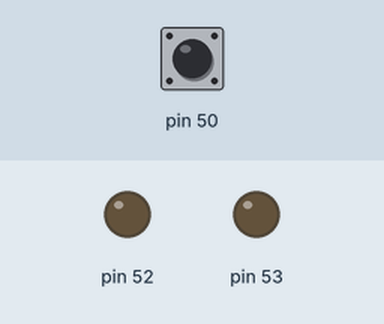
Recording of a sketch running on a simulated Arduino Mega 2560, built with avr-gcc and run on an emulated ATmega2560. Shown: output pins drawn as LEDs (lit = HIGH). Dashed ring = blinking. The inputs (shaded band) are chosen by the test bench; at power-on: pin 50 LOW.

Above: at 1.2 s.
1.3 s: pin 50 driven HIGH
At 1.55 s:
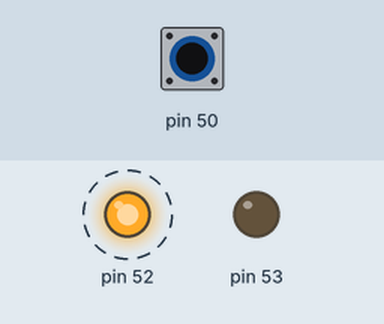
4.3 s: pin 50 pulsed LOW 2 times (0.12 s each, 0.3 s apart)
At 4.87 s:
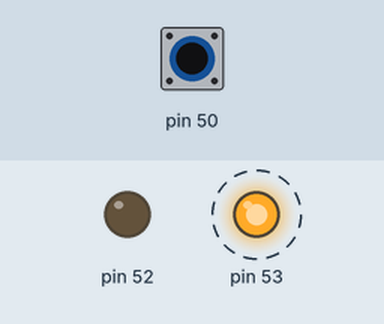
Timing chart, 0 to 7.6 s (numbered marks = the images above; inputs shaded):
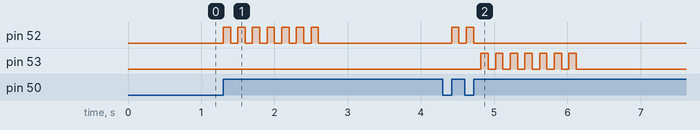

Measured:
- after the input at 1.3 s, pin 52: alternates HIGH for 0.10 s and LOW for 0.10 s, 14 changes in all, then stays LOW, starting at once
- after the input at 4.3 s, pin 52: alternates HIGH for 0.10 s and LOW for 0.10 s, 4 changes in all, then stays LOW, starting after 0.12 s; pin 53: alternates HIGH for 0.10 s and LOW for 0.10 s, 14 changes in all, then stays LOW, starting after 0.52 s

The sketch:

Doble_LED_ENCENDIDO.ino
```cpp
/*                                              REALIZADO POR: BRAYAN ROMERO

Codigo sencillo de manejo de dos LEDS. Primer pulsacion activa el led pin52 parpadeando. Otra pulsacion
activa el led pin 53 parpadeando otra pulsacion vuelve a prender el led pin52 y asi sucesivamente.
Para apagar se mantiene presionado el pulsador

*/

const int apagar=7; //Numero de ciclos de espera para que se apague
int espera=0;

bool primerPulso=false;
bool valor=false;
int estadoAnterior=0;
int salida=0;
void setup() {
  pinMode(50,INPUT);
  pinMode(52,OUTPUT);
  pinMode(53,OUTPUT);

}

void loop() {
  valor=digitalRead(50); //Da como estado HIGH O LOW

  if(primerPulso==false){ //Estado inicial ambos leds apagados
    digitalWrite(52,LOW);
    digitalWrite(53,LOW);
  }

  if(valor==true && estadoAnterior==true){  //Apagado de sistema
    espera++; //Si se mantiene empieza a contar
    if(espera==apagar){
    primerPulso=false;
    salida=0;
    espera=0;
    digitalWrite(52,LOW);
    digitalWrite(53,LOW);
    }
  }

  if(valor==true && estadoAnterior==false){ //Cambio de led a prender o primer encendido
    salida=1-salida;
    primerPulso=true;
  }

  estadoAnterior=valor;

  if(salida==1 && primerPulso==true){ //Led pin52
    digitalWrite(52,HIGH);
    delay(100);
    digitalWrite(52,LOW);
    delay(100);

  }
  else if(salida==0 && primerPulso==true){ //Led pin53
     digitalWrite(53,HIGH);
     delay(100);
     digitalWrite(53,LOW);
     delay(100);
  }
}
```
